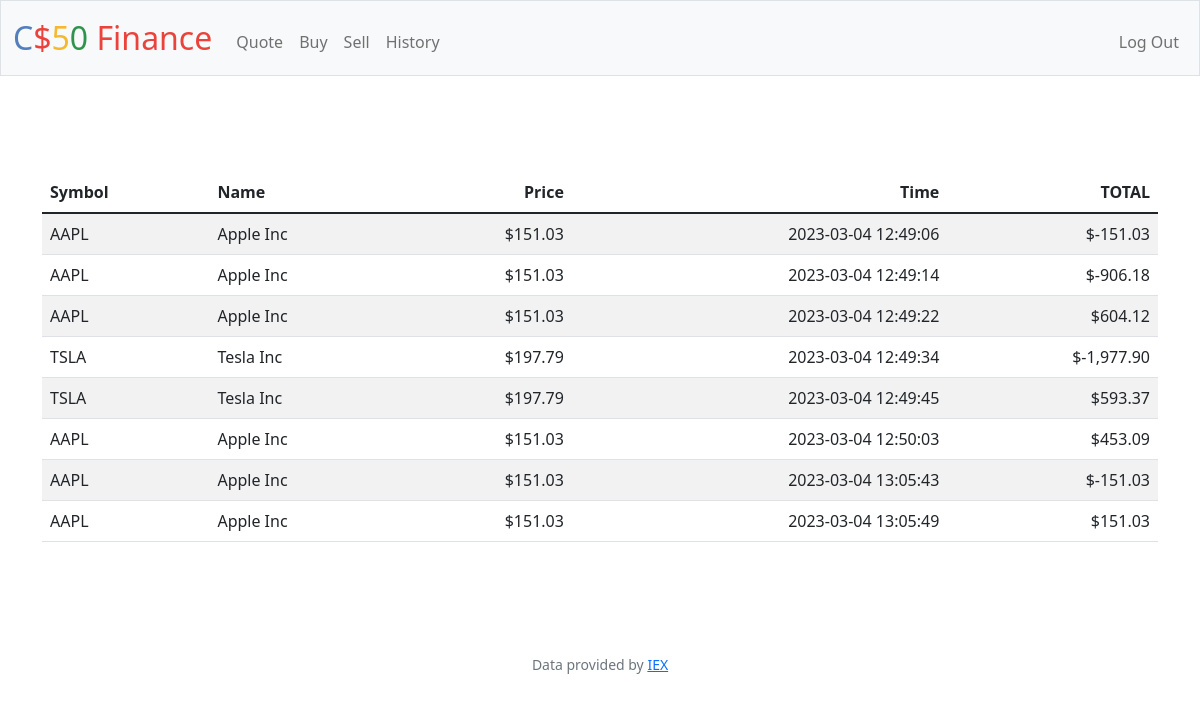
The app's page /history (signed in) with its own data.
### tables this page shows
CREATE TABLE 'user_stock' (user_id INTEGER NOT NULL,
    stock TEXT NOT NULL,
    amount INTEGER NOT NULL, 'name' TEXT, 'cost'  INTEGER NOT NULL  , 'total'  INTEGER NOT NULL  , 'time' DATETIME,
    FOREIGN KEY(user_id) REFERENCES users(id));

### app.py (the view)
@app.route("/history")
@login_required
def history():
    stocks = db.execute("SELECT * FROM user_stock WHERE user_id = ?", session["user_id"])
    return render_template("history.html", stocks=stocks)

### app.py (called while the page is built)
@app.after_request
def after_request(response):
    response.headers["Cache-Control"] = "no-cache, no-store, must-revalidate"
    response.headers["Expires"] = 0
    response.headers["Pragma"] = "no-cache"
    return response

### helpers.py (called while the page is built)
def login_required(f):
    @wraps(f)
    def decorated_function(*args, **kwargs):
        if session.get("user_id") is None:
            return redirect("/login")
        return f(*args, **kwargs)
    return decorated_function

def usd(value):
    return f"${value:,.2f}"

### templates/history.html (shortened to what this page needs)
{% extends "layout.html" %}
{% block main %}
<main class="container py-5 text-center">
    <table class="table table-striped">
        <thead>
            <tr>
                <th class="text-start">Symbol</th>
                <th class="text-start">Name</th>
                <th class="text-end">Price</th>
                <th class="text-end">Time</th>
                <th class="text-end">TOTAL</th>
            </tr>
        </thead>
       <tbody>
        {% for row in stocks %}
                <tr>
                    <td class="text-start"> {{row.stock}}</td>
                    <td class="text-start">{{row.name}}</td>
                    <td class="text-end">{{row.cost | usd}}</td>
                    <td class="text-end">{{row.time}}</td>
                    <td class="text-end">{{(row.cost * row.amount * -1) | usd}}</td>
                </tr>
        {% endfor %}
        </tbody>
    </table>
        </main>
{% endblock %}

### templates/layout.html (shortened to what this page needs)
<!DOCTYPE html>
<html lang="en">
    <head>
        <link href="https://cdn.jsdelivr.net/npm/bootstrap@5.1.3/dist/css/bootstrap.min.css" rel="stylesheet">
        <link href="/static/styles.css" rel="stylesheet">
    </head>
    <body>
        <nav class="bg-light border navbar navbar-expand-md navbar-light">
            <div class="container-fluid">
                <a class="navbar-brand" href="/"><span class="blue">C</span><span class="red">$</span><span class="yellow">5</span><span class="green">0</span> <span class="red">Finance</span></a>
                <div class="collapse navbar-collapse" id="navbar">
                    {% if session["user_id"] %}
                        <ul class="navbar-nav me-auto mt-2">
                            <li class="nav-item"><a class="nav-link" href="/quote">Quote</a></li>
                            <li class="nav-item"><a class="nav-link" href="/buy">Buy</a></li>
                            <li class="nav-item"><a class="nav-link" href="/sell">Sell</a></li>
                            <li class="nav-item"><a class="nav-link" href="/history">History</a></li>
                        </ul>
                        <ul class="navbar-nav ms-auto mt-2">
                            <li class="nav-item"><a class="nav-link" href="/logout">Log Out</a></li>
                        </ul>
                    {% else %}
                        <ul class="navbar-nav ms-auto mt-2">
                            <li class="nav-item"><a class="nav-link" href="/register">Register</a></li>
                            <li class="nav-item"><a class="nav-link" href="/login">Log In</a></li>
                        </ul>
                    {% endif %}
                </div>
            </div>
        </nav>
        <main class="container-fluid py-5 text-center">
            {% block main %}{% endblock %}
        </main>
        <footer class="mb-5 small text-center text-muted">
            Data provided by <a href="https://iexcloud.io/">IEX</a>
        </footer>
    </body>
</html>

### static/styles.css (style rules this page uses)
nav .navbar-brand { font-size: xx-large; }
nav .navbar-brand .blue { color: #537fbe; }
nav .navbar-brand .red { color: #ea433b; }
nav .navbar-brand .yellow { color: #f5b82e; }
nav .navbar-brand .green { color: #2e944b; }

### records on screen
user_stock: stock "AAPL", name "Apple Inc", cost "$151.03", time "2023-03-04 12:49:06", (row.cost*row.amount*-1)|usd "$-151.03"
user_stock: stock "AAPL", name "Apple Inc", cost "$151.03", time "2023-03-04 12:49:14", (row.cost*row.amount*-1)|usd "$-906.18"
user_stock: stock "AAPL", name "Apple Inc", cost "$151.03", time "2023-03-04 12:49:22", (row.cost*row.amount*-1)|usd "$604.12"
user_stock: stock "TSLA", name "Tesla Inc", cost "$197.79", time "2023-03-04 12:49:34", (row.cost*row.amount*-1)|usd "$-1,977.90"
user_stock: stock "TSLA", name "Tesla Inc", cost "$197.79", time "2023-03-04 12:49:45", (row.cost*row.amount*-1)|usd "$593.37"
user_stock: stock "AAPL", name "Apple Inc", cost "$151.03", time "2023-03-04 12:50:03", (row.cost*row.amount*-1)|usd "$453.09"
user_stock: stock "AAPL", name "Apple Inc", cost "$151.03", time "2023-03-04 13:05:43", (row.cost*row.amount*-1)|usd "$-151.03"
user_stock: stock "AAPL", name "Apple Inc", cost "$151.03", time "2023-03-04 13:05:49", (row.cost*row.amount*-1)|usd "$151.03"
